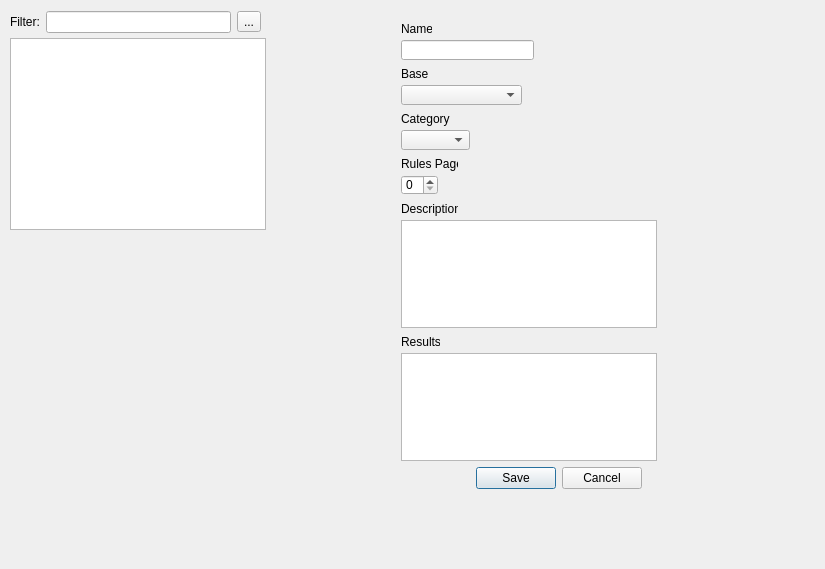
<?xml version="1.0" encoding="UTF-8"?>
<ui version="4.0">
 <class>SkillView</class>
 <widget class="QWidget" name="SkillView">
  <property name="geometry">
   <rect>
    <x>0</x>
    <y>0</y>
    <width>825</width>
    <height>569</height>
   </rect>
  </property>
  <property name="windowTitle">
   <string>Form</string>
  </property>
  <widget class="QLabel" name="label_2">
   <property name="geometry">
    <rect>
     <x>401</x>
     <y>21</y>
     <width>31</width>
     <height>16</height>
    </rect>
   </property>
   <property name="text">
    <string>Name:</string>
   </property>
  </widget>
  <widget class="QLabel" name="label_3">
   <property name="geometry">
    <rect>
     <x>401</x>
     <y>66</y>
     <width>27</width>
     <height>16</height>
    </rect>
   </property>
   <property name="text">
    <string>Base:</string>
   </property>
  </widget>
  <widget class="QLabel" name="label_4">
   <property name="geometry">
    <rect>
     <x>401</x>
     <y>111</y>
     <width>49</width>
     <height>16</height>
    </rect>
   </property>
   <property name="text">
    <string>Category:</string>
   </property>
  </widget>
  <widget class="QLabel" name="label_5">
   <property name="geometry">
    <rect>
     <x>401</x>
     <y>201</y>
     <width>57</width>
     <height>16</height>
    </rect>
   </property>
   <property name="text">
    <string>Description:</string>
   </property>
  </widget>
  <widget class="QLabel" name="label_6">
   <property name="geometry">
    <rect>
     <x>401</x>
     <y>156</y>
     <width>57</width>
     <height>16</height>
    </rect>
   </property>
   <property name="text">
    <string>Rules Page:</string>
   </property>
  </widget>
  <widget class="QLabel" name="label_7">
   <property name="geometry">
    <rect>
     <x>401</x>
     <y>334</y>
     <width>39</width>
     <height>16</height>
    </rect>
   </property>
   <property name="text">
    <string>Results:</string>
   </property>
  </widget>
  <widget class="QLineEdit" name="lineEdit">
   <property name="geometry">
    <rect>
     <x>401</x>
     <y>40</y>
     <width>133</width>
     <height>20</height>
    </rect>
   </property>
   <property name="sizePolicy">
    <sizepolicy hsizetype="Minimum" vsizetype="Fixed">
     <horstretch>0</horstretch>
     <verstretch>0</verstretch>
    </sizepolicy>
   </property>
  </widget>
  <widget class="QComboBox" name="comboBox">
   <property name="geometry">
    <rect>
     <x>401</x>
     <y>85</y>
     <width>121</width>
     <height>20</height>
    </rect>
   </property>
  </widget>
  <widget class="QSpinBox" name="spinBox">
   <property name="geometry">
    <rect>
     <x>401</x>
     <y>175</y>
     <width>37</width>
     <height>20</height>
    </rect>
   </property>
  </widget>
  <widget class="QComboBox" name="comboBox_2">
   <property name="geometry">
    <rect>
     <x>401</x>
     <y>130</y>
     <width>69</width>
     <height>20</height>
    </rect>
   </property>
  </widget>
  <widget class="QPlainTextEdit" name="plainTextEdit">
   <property name="geometry">
    <rect>
     <x>401</x>
     <y>220</y>
     <width>256</width>
     <height>108</height>
    </rect>
   </property>
  </widget>
  <widget class="QPlainTextEdit" name="plainTextEdit_2">
   <property name="geometry">
    <rect>
     <x>401</x>
     <y>353</y>
     <width>256</width>
     <height>108</height>
    </rect>
   </property>
  </widget>
  <widget class="QDialogButtonBox" name="buttonBox">
   <property name="geometry">
    <rect>
     <x>401</x>
     <y>467</y>
     <width>241</width>
     <height>23</height>
    </rect>
   </property>
   <property name="maximumSize">
    <size>
     <width>300</width>
     <height>16777215</height>
    </size>
   </property>
   <property name="standardButtons">
    <set>QDialogButtonBox::Cancel|QDialogButtonBox::Save</set>
   </property>
  </widget>
  <widget class="QTableView" name="tableView">
   <property name="geometry">
    <rect>
     <x>10</x>
     <y>38</y>
     <width>256</width>
     <height>192</height>
    </rect>
   </property>
  </widget>
  <widget class="QWidget" name="">
   <property name="geometry">
    <rect>
     <x>10</x>
     <y>10</y>
     <width>251</width>
     <height>24</height>
    </rect>
   </property>
   <layout class="QHBoxLayout" name="horizontalLayout">
    <item>
     <widget class="QLabel" name="label">
      <property name="text">
       <string>Filter:</string>
      </property>
     </widget>
    </item>
    <item>
     <widget class="QLineEdit" name="filterLine"/>
    </item>
    <item>
     <widget class="QToolButton" name="toolButton">
      <property name="text">
       <string>...</string>
      </property>
      <property name="icon">
       <iconset resource="../resources.qrc">
        <normaloff>:/icons/Search 1.png</normaloff>:/icons/Search 1.png</iconset>
      </property>
     </widget>
    </item>
   </layout>
  </widget>
 </widget>
 <resources>
  <include location="../resources.qrc"/>
 </resources>
 <connections/>
</ui>
